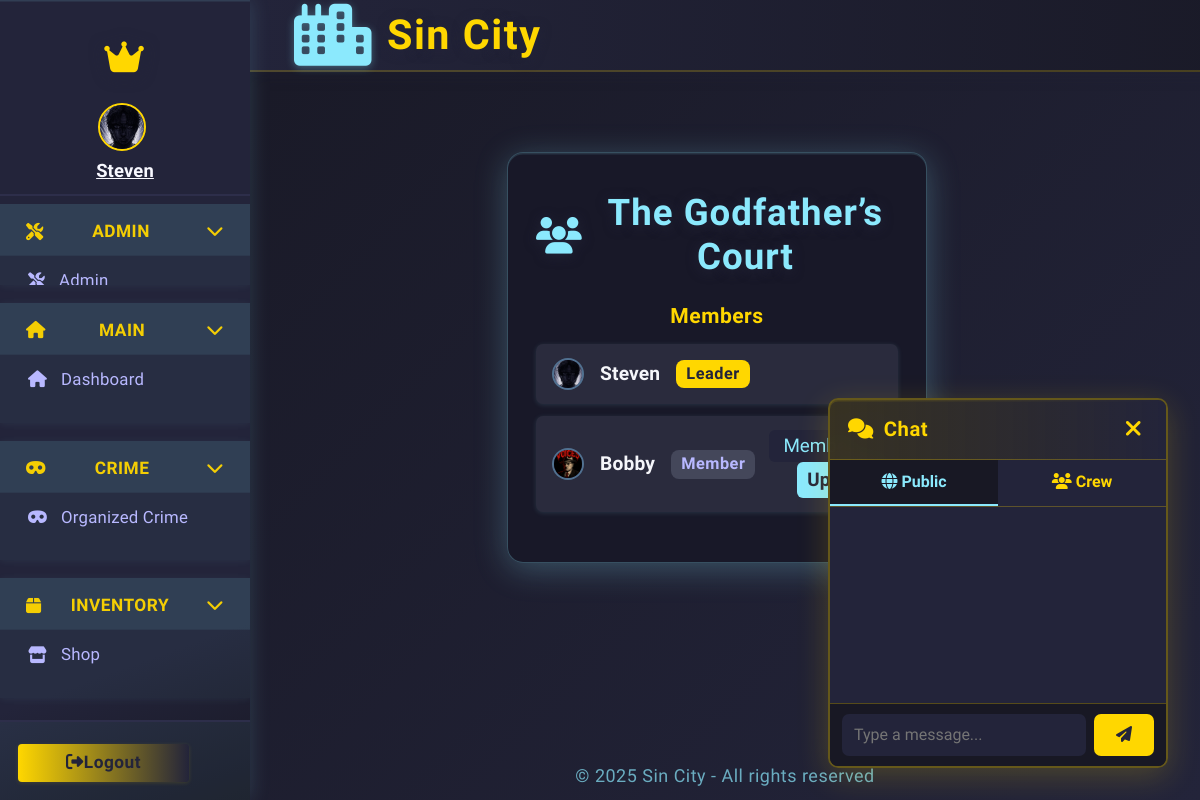
Before: /crew/1 (signed in) with the older database file.
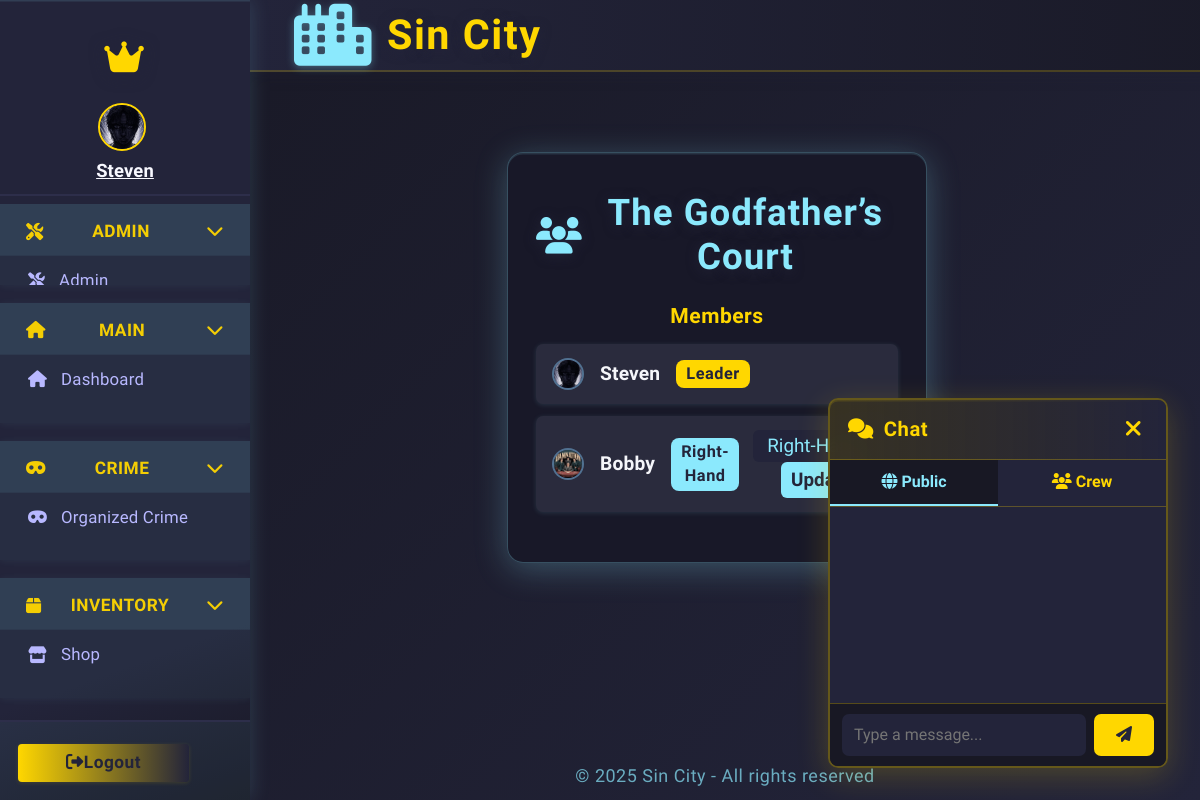
After: the same page with the newer database file.
### app.py (models this page shows, shortened)
class CrewMember(db.Model):
    id = db.Column(db.Integer, primary_key=True)
    crew_id = db.Column(db.Integer, db.ForeignKey('crew.id'), nullable=False)
    user_id = db.Column(db.Integer, db.ForeignKey('user.id', ondelete='CASCADE'), nullable=False)
    role = db.Column(db.String(20), default='member')  # leader, right_hand, left_hand, member
    crew = db.relationship('Crew', backref='crew_members')
    user = db.relationship('User', backref='crew_roles')

class Character(db.Model):
    __tablename__ = 'character'
    id = db.Column(db.Integer, primary_key=True)
    user_id = db.Column(db.Integer, db.ForeignKey('user.id'), nullable=True)
    user = db.relationship('User', backref='linked_character', foreign_keys=[user_id])
    name = db.Column(db.String(64), unique=True, nullable=False)
    health = db.Column(db.Integer, default=100)
    money = db.Column(db.Integer, default=250)
    level = db.Column(db.Integer, default=1)
    xp = db.Column(db.Integer, default=0)
    last_crime_time = db.Column(db.DateTime, nullable=True)
    last_travel_time = db.Column(db.DateTime, nullable=True)
    city = db.Column(db.String(64), default="New York")
    gun_id = db.Column(db.Integer, db.ForeignKey('shop_item.id'))
    gun = db.relationship('ShopItem', foreign_keys=[gun_id])
    crime_group_id = db.Column(db.Integer, db.ForeignKey('organized_crime.id'))
    crime_group = db.relationship("OrganizedCrime", back_populates="members", foreign_keys=[crime_group_id])
    master_id = db.Column(db.Integer, db.ForeignKey('user.id'))
    earn_streak = db.Column(db.Integer, default=0)
    last_earned = db.Column(db.DateTime, nullable=True)
    is_alive = db.Column(db.Boolean, default=True)
    profile_image = db.Column(db.String(255), nullable=True)
    crew = db.Column(db.Integer, db.ForeignKey('crew.id'), nullable=True)
    crew_id = db.Column(db.Integer, db.ForeignKey('crew.id'))
    linked_user = db.relationship('User', foreign_keys=[user_id], overlaps="linked_character,linked_characters,user")
    crew = db.relationship('Crew', backref='characters')

### app.py (the view)
@app.route('/crew/<int:crew_id>')
@login_required
def crew_page(crew_id):
    crew = Crew.query.get_or_404(crew_id)
    members = CrewMember.query.filter_by(crew_id=crew.id).all()
    messages = CrewMessage.query.filter_by(crew_id=crew.id).order_by(CrewMessage.timestamp.desc()).limit(50).all()
    my_role = next((m.role for m in members if m.user_id == current_user.id), None)
    return render_template('crew_page.html', crew=crew, members=members, messages=messages, current_user_role=my_role)

### app.py (called while the page is built)
@app.context_processor
def inject_user():
    return dict(user=current_user)

@app.before_request
def update_last_seen():
    if current_user.is_authenticated:
        now = datetime.utcnow()
        if not current_user.last_seen or (now - current_user.last_seen).seconds > 1:
            current_user.last_seen = now
            db.session.commit()

@app.before_request
def enable_sqlite_fk():
    if db.engine.url.drivername == 'sqlite':
        with db.engine.connect() as conn:
            conn.execute(db.text("PRAGMA foreign_keys=ON"))

@app.before_request
def check_character_alive():
    if current_user.is_authenticated:
        char = Character.query.filter_by(master_id=current_user.id).first()
        if not char or not char.is_alive:
            if request.endpoint not in ('create_character', 'logout', 'static'):
                return redirect(url_for('create_character'))

@login_manager.user_loader
def load_user(user_id):
    return db.session.get(User, int(user_id))

### templates/crew_page.html (shortened to what this page needs)
{% extends "base.html" %}
{% block content %}
<div class="crew-container">
  <h1><i class="fas fa-users"></i> {{ crew.name }}</h1>
  <h2>Members</h2>
  <ul class="crew-members-list">
    {% for member in members %}
    <li class="crew-member-item">
      <div class="crew-member-info">
        {% set character = member.user.character if member.user and member.user.character else None %}
        {% if character and character.profile_image %}
          <img src="{{ url_for('static', filename=character.profile_image) if not character.profile_image.startswith('http') else character.profile_image }}" class="crew-avatar" alt="avatar">
        {% else %}
          <span class="crew-avatar"><i class="fas fa-user"></i></span>
        {% endif %}
        <strong>
          {{ character.name if character else "Unknown user (ID " ~ member.user_id ~ ")" }}
        </strong>
        {% if member.role == 'leader' %}
          <span class="badge-role badge-leader">Leader</span>
        {% elif member.role == 'right_hand' %}
          <span class="badge-role badge-right">Right-Hand</span>
        {% elif member.role == 'left_hand' %}
          <span class="badge-role badge-left">Left-Hand</span>
        {% else %}
          <span class="badge-role badge-member">Member</span>
        {% endif %}
      </div>
      {% if member.user and current_user.id != member.user.id and current_user_role in ['leader', 'right_hand', 'left_hand'] %}
      <form method="POST" action="{{ url_for('update_crew_role', crew_member_id=member.id) }}" class="crew-role-form" style="display:inline;">
        <select name="new_role">
          <option value="right_hand" {% if member.role == 'right_hand' %}selected{% endif %}>Right-Hand</option>
        </select>
        <button type="submit">Update</button>
      </form>
      {% endif %}
    </li>
    {% endfor %}
  </ul>
</div>
{% endblock %}

Changed rows visible on the page:
changed CrewMember: profile_image: a different picture; new_role (not shown) → "Right-Hand"; role "Member" → "Right-Hand"
